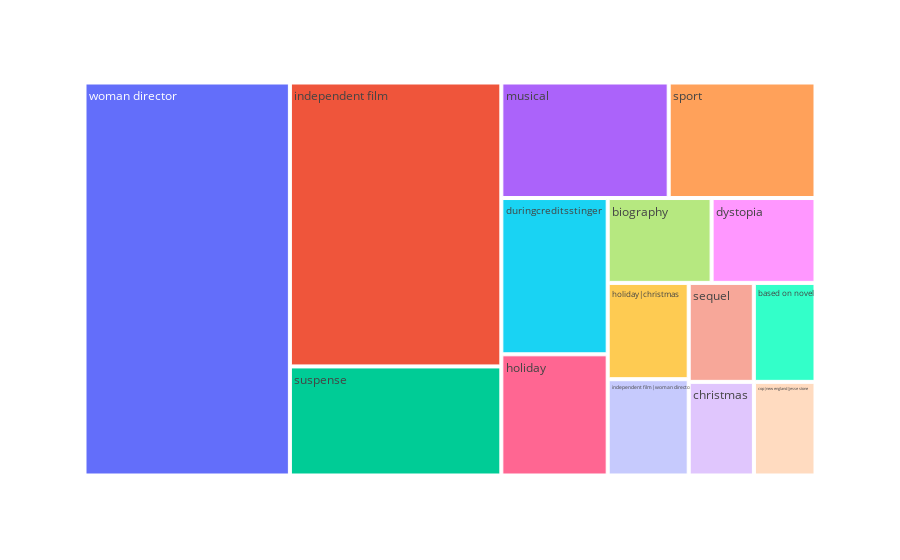

The cell this chart's notebook holds for it:
### Code cell
fig = px.treemap(df12, path=['keywords'], values='value')
fig.show()

### Figure 1 — Plotly figure (JSON) as saved in the notebook; plotly's stock layout.template omitted (floating-point values rounded to 4 significant figures)
{"data": [{"branchvalues": "total", "domain": {"x": [0, 1], "y": [0, 1]}, "hovertemplate": "labels=%{label}<br>value=%{value}<br>parent=%{parent}<br>id=%{id}<extra></extra>", "ids": ["based on novel", "biography", "christmas", "cop|new england|jesse stone", "duringcreditsstinger", "dystopia", "holiday", "holiday|christmas", "independent film", "independent film|woman director", "musical", "sequel", "sport", "suspense", "woman director"], "labels": ["based on novel", "biography", "christmas", "cop|new england|jesse stone", "duringcreditsstinger", "dystopia", "holiday", "holiday|christmas", "independent film", "independent film|woman director", "musical", "sequel", "sport", "suspense", "woman director"], "level": "ff4c3b", "name": "", "parents": ["", "", "", "", "", "", "", "", "", "", "", "", "", "", ""], "type": "treemap", "values": [18, 26, 18, 17, 49, 26, 38, 23, 177, 23, 57, 19, 50, 68, 238]}], "layout": {"autosize": true, "legend": {"tracegroupgap": 0}, "margin": {"t": 60}}}
